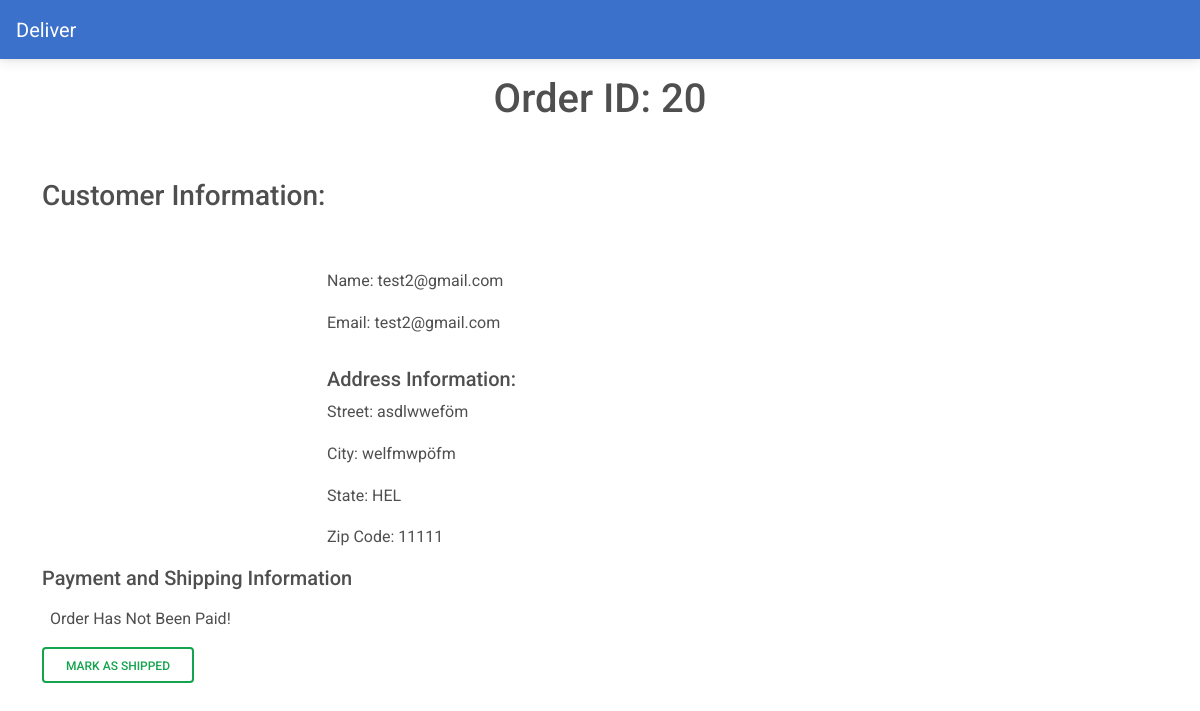
/restaurant/orders/20/ (signed in), run on the app's committed database.
### customer/models.py (models this page shows, shortened)
class OrderModel(models.Model):
    created_on = models.DateTimeField(auto_now=True)
    price = models.DecimalField(max_digits=7, decimal_places=2)
    items = models.ManyToManyField('MenuItem', related_name='order', blank=True)
    name = models.CharField(max_length=50, blank=True)
    email = models.CharField(max_length=50, blank=True)
    street = models.CharField(max_length=50, blank=True)
    city = models.CharField(max_length=50, blank=True)
    state = models.CharField(max_length=15, blank=True)
    zip_code = models.IntegerField(blank=True, null=True)
    is_paid = models.BooleanField(default=False)
    is_shipped = models.BooleanField(default=False)

### restaurant/views.py (the view, shortened to what this page needs)
# urls.py: path('orders/<int:pk>/', OrderDetails.as_view(), name='order-details'),
class OrderDetails(LoginRequiredMixin, UserPassesTestMixin, View):
    def get(self, request, pk, *args, **kwargs):
        order = OrderModel.objects.get(pk=pk)
        context = {
            'order': order
        }
        return render(request, 'restaurant/order-details.html', context)
    def test_func(self):
        return Group.objects.get(name='Staff') in self.request.user.groups.all()

### restaurant/templates/restaurant/order-details.html (shortened to what this page needs)
{%  extends 'restaurant/base.html' %}
{% block content %}
<div class="container">
    <div class="row justify-content-center">
        <div class="col-md-6 col-sm-12 text-center mt-3">
            <h1>Order ID: {{ order.pk }}</h1>
        </div>
    </div>
    <div class="row justify-content-center">
        <div class="col-md-12 com-sm-12 mt-5">
            <h3>Customer Information:</h3>
        </div>
    </div>
    <div class="row justify-content-center">
        <div class="col-md-6 com-sm-12 mt-5">
            <p><span style="font-weight: 400;">Name:</span> {{ order.name }}</p>
            <p><span style="font-weight: 400;">Email:</span> {{ order.email }}</p>
            <h5 class="pt-3">Address Information:</h5>
            <p><span style="font-weight: 400;">Street:</span> {{ order.street }}</p>
            <p><span style="font-weight: 400;">City:</span> {{ order.city }}</p>
            <p><span style="font-weight: 400;">State:</span> {{ order.state }}</p>
            <p><span style="font-weight: 400;">Zip Code:</span> {{ order.zip_code }}</p>
        </div>
        <div class="col.md-6 col-sm-12">
            <h5>Payment and Shipping Information</h5>
            <p class="mt-3">{% if order.is_paid %}
                <p><i style="color: green;" class="fas fa-check"></i><span class="pl-2">Order Has Been Paid!</span></p>
                {%  else %}
                <p><span class="pl-2">Order Has Not Been Paid!</span></p>
                {% endif %}</p>
                {% if order.is_shipped %}
                <p><i style="color: green;" class="fas fa-check"></i><span class="pl-2">Order Has Been Shipped!</span></p>
                {%  else %}
            <form method="POST">
                <button type="submit" class="btn btn-outline-success">Mark as Shipped</button>
            </form>
            {%  endif %}
        </div>
    </div>
</div>
{% endblock content %}

### data on the page
OrderModel: pk "20", name "test2@gmail.com", email "test2@gmail.com", street "asdlwweföm", city "welfmwpöfm", state "HEL", zip_code "11111"
